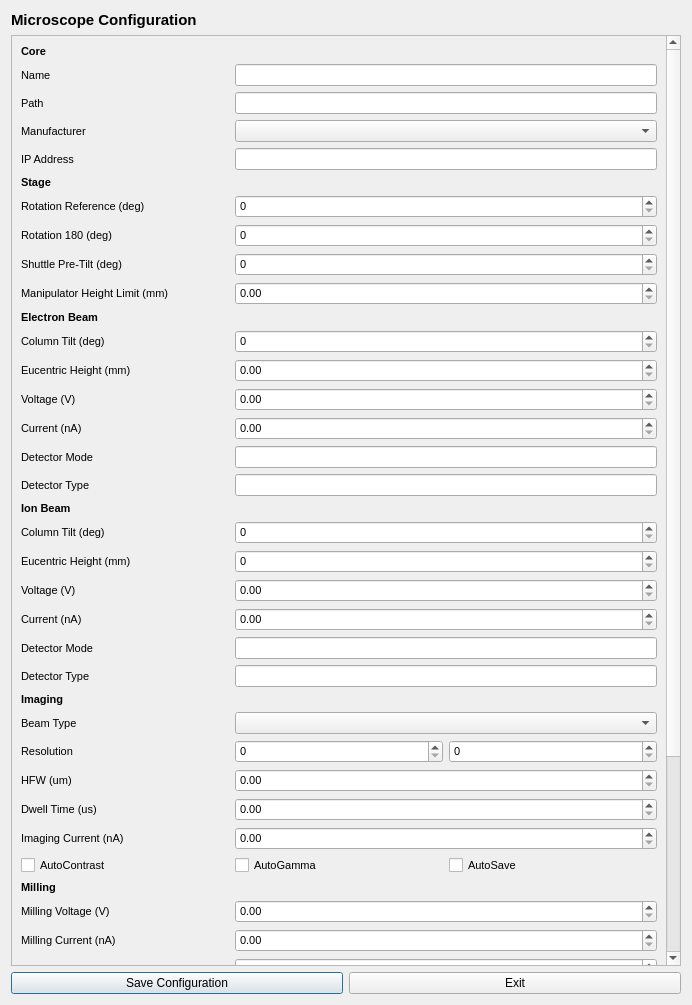
<?xml version="1.0" encoding="UTF-8"?>
<ui version="4.0">
 <class>Dialog</class>
 <widget class="QDialog" name="Dialog">
  <property name="geometry">
   <rect>
    <x>0</x>
    <y>0</y>
    <width>692</width>
    <height>1005</height>
   </rect>
  </property>
  <property name="windowTitle">
   <string>Dialog</string>
  </property>
  <layout class="QGridLayout" name="gridLayout">
   <item row="2" column="0">
    <widget class="QPushButton" name="pushButton_save_configuration">
     <property name="text">
      <string>Save Configuration</string>
     </property>
    </widget>
   </item>
   <item row="2" column="1">
    <widget class="QPushButton" name="pushButton_exit_configuration">
     <property name="text">
      <string>Exit</string>
     </property>
    </widget>
   </item>
   <item row="1" column="0" colspan="2">
    <widget class="QScrollArea" name="scrollArea">
     <property name="font">
      <font>
       <pointsize>8</pointsize>
      </font>
     </property>
     <property name="widgetResizable">
      <bool>true</bool>
     </property>
     <widget class="QWidget" name="scrollAreaWidgetContents">
      <property name="geometry">
       <rect>
        <x>0</x>
        <y>-272</y>
        <width>658</width>
        <height>1203</height>
       </rect>
      </property>
      <layout class="QGridLayout" name="gridLayout_2">
       <item row="20" column="1" colspan="2">
        <widget class="QSpinBox" name="spinBox_ion_eucentric_height">
         <property name="font">
          <font>
           <pointsize>8</pointsize>
          </font>
         </property>
        </widget>
       </item>
       <item row="11" column="0" colspan="3">
        <widget class="QLabel" name="label_electron_header">
         <property name="font">
          <font>
           <pointsize>8</pointsize>
           <weight>75</weight>
           <bold>true</bold>
          </font>
         </property>
         <property name="text">
          <string>Electron Beam</string>
         </property>
        </widget>
       </item>
       <item row="17" column="0">
        <widget class="QLabel" name="label_electron_detector_type">
         <property name="font">
          <font>
           <pointsize>8</pointsize>
          </font>
         </property>
         <property name="text">
          <string>Detector Type</string>
         </property>
        </widget>
       </item>
       <item row="34" column="1" colspan="2">
        <widget class="QDoubleSpinBox" name="doubleSpinBox_milling_current">
         <property name="font">
          <font>
           <pointsize>8</pointsize>
          </font>
         </property>
        </widget>
       </item>
       <item row="31" column="1">
        <widget class="QCheckBox" name="checkBox_imaging_autogamma">
         <property name="font">
          <font>
           <pointsize>8</pointsize>
          </font>
         </property>
         <property name="text">
          <string>AutoGamma</string>
         </property>
        </widget>
       </item>
       <item row="21" column="1" colspan="2">
        <widget class="QDoubleSpinBox" name="doubleSpinBox_ion_voltage">
         <property name="font">
          <font>
           <pointsize>8</pointsize>
          </font>
         </property>
        </widget>
       </item>
       <item row="9" column="0">
        <widget class="QLabel" name="label_stage_shuttle_pre_tilt">
         <property name="font">
          <font>
           <pointsize>8</pointsize>
          </font>
         </property>
         <property name="text">
          <string>Shuttle Pre-Tilt (deg)</string>
         </property>
        </widget>
       </item>
       <item row="7" column="1" colspan="2">
        <widget class="QSpinBox" name="spinBox_stage_rotation_reference">
         <property name="font">
          <font>
           <pointsize>8</pointsize>
          </font>
         </property>
        </widget>
       </item>
       <item row="43" column="2">
        <widget class="QCheckBox" name="checkBox_subsystems_stage_tilt">
         <property name="font">
          <font>
           <pointsize>8</pointsize>
          </font>
         </property>
         <property name="text">
          <string>Stage Tilt</string>
         </property>
        </widget>
       </item>
       <item row="17" column="1" colspan="2">
        <widget class="QLineEdit" name="lineEdit_electron_detector_type">
         <property name="font">
          <font>
           <pointsize>8</pointsize>
          </font>
         </property>
        </widget>
       </item>
       <item row="43" column="0">
        <widget class="QCheckBox" name="checkBox_subsystems_stage_enabled">
         <property name="font">
          <font>
           <pointsize>8</pointsize>
          </font>
         </property>
         <property name="text">
          <string>Stage Enabled</string>
         </property>
        </widget>
       </item>
       <item row="10" column="0">
        <widget class="QLabel" name="label_stage_manipulator_height_limit">
         <property name="font">
          <font>
           <pointsize>8</pointsize>
          </font>
         </property>
         <property name="text">
          <string>Manipulator Height Limit (mm)</string>
         </property>
        </widget>
       </item>
       <item row="22" column="0">
        <widget class="QLabel" name="label_ion_current">
         <property name="font">
          <font>
           <pointsize>8</pointsize>
          </font>
         </property>
         <property name="text">
          <string>Current (nA)</string>
         </property>
        </widget>
       </item>
       <item row="44" column="2">
        <widget class="QCheckBox" name="checkBox_subsystems_manipulator_tilt">
         <property name="font">
          <font>
           <pointsize>8</pointsize>
          </font>
         </property>
         <property name="text">
          <string>Manipulator Tilt</string>
         </property>
        </widget>
       </item>
       <item row="31" column="0">
        <widget class="QCheckBox" name="checkBox_imaging_autocontrast">
         <property name="font">
          <font>
           <pointsize>8</pointsize>
          </font>
         </property>
         <property name="text">
          <string>AutoContrast</string>
         </property>
        </widget>
       </item>
       <item row="20" column="0">
        <widget class="QLabel" name="label_ion_eucentric_height">
         <property name="font">
          <font>
           <pointsize>8</pointsize>
          </font>
         </property>
         <property name="text">
          <string>Eucentric Height (mm)</string>
         </property>
        </widget>
       </item>
       <item row="4" column="0">
        <widget class="QLabel" name="label_configuration_ip_address">
         <property name="font">
          <font>
           <pointsize>8</pointsize>
          </font>
         </property>
         <property name="text">
          <string>IP Address</string>
         </property>
        </widget>
       </item>
       <item row="43" column="1">
        <widget class="QCheckBox" name="checkBox_subsystems_stage_rotation">
         <property name="font">
          <font>
           <pointsize>8</pointsize>
          </font>
         </property>
         <property name="text">
          <string>Stage Rotation</string>
         </property>
        </widget>
       </item>
       <item row="12" column="0">
        <widget class="QLabel" name="label_electron_column_tilt">
         <property name="font">
          <font>
           <pointsize>8</pointsize>
          </font>
         </property>
         <property name="text">
          <string>Column Tilt (deg)</string>
         </property>
        </widget>
       </item>
       <item row="23" column="1" colspan="2">
        <widget class="QLineEdit" name="lineEdit_ion_detector_mode">
         <property name="font">
          <font>
           <pointsize>8</pointsize>
          </font>
         </property>
        </widget>
       </item>
       <item row="37" column="0">
        <widget class="QLabel" name="label_milling_rate">
         <property name="font">
          <font>
           <pointsize>8</pointsize>
          </font>
         </property>
         <property name="text">
          <string>Rate (um3/s)</string>
         </property>
        </widget>
       </item>
       <item row="38" column="0">
        <widget class="QLabel" name="label_milling_spot_size">
         <property name="font">
          <font>
           <pointsize>8</pointsize>
          </font>
         </property>
         <property name="text">
          <string>Spot Size (nm)</string>
         </property>
        </widget>
       </item>
       <item row="23" column="0">
        <widget class="QLabel" name="label_ion_detector_mode">
         <property name="font">
          <font>
           <pointsize>8</pointsize>
          </font>
         </property>
         <property name="text">
          <string>Detector Mode</string>
         </property>
        </widget>
       </item>
       <item row="24" column="0">
        <widget class="QLabel" name="label_ion_detector_type">
         <property name="font">
          <font>
           <pointsize>8</pointsize>
          </font>
         </property>
         <property name="text">
          <string>Detector Type</string>
         </property>
        </widget>
       </item>
       <item row="30" column="0">
        <widget class="QLabel" name="label_imaging_current">
         <property name="font">
          <font>
           <pointsize>8</pointsize>
          </font>
         </property>
         <property name="text">
          <string>Imaging Current (nA)</string>
         </property>
        </widget>
       </item>
       <item row="31" column="2">
        <widget class="QCheckBox" name="checkBox_imaging_auto_save">
         <property name="font">
          <font>
           <pointsize>8</pointsize>
          </font>
         </property>
         <property name="text">
          <string>AutoSave</string>
         </property>
        </widget>
       </item>
       <item row="37" column="1" colspan="2">
        <widget class="QDoubleSpinBox" name="doubleSpinBox_milling_rate">
         <property name="font">
          <font>
           <pointsize>8</pointsize>
          </font>
         </property>
        </widget>
       </item>
       <item row="34" column="0">
        <widget class="QLabel" name="label_milling_current">
         <property name="font">
          <font>
           <pointsize>8</pointsize>
          </font>
         </property>
         <property name="text">
          <string>Milling Current (nA)</string>
         </property>
        </widget>
       </item>
       <item row="3" column="1" colspan="2">
        <widget class="QComboBox" name="comboBox_configuration_manufacturer">
         <property name="font">
          <font>
           <pointsize>8</pointsize>
          </font>
         </property>
        </widget>
       </item>
       <item row="7" column="0">
        <widget class="QLabel" name="label_stage_rotation_reference">
         <property name="font">
          <font>
           <pointsize>8</pointsize>
          </font>
         </property>
         <property name="text">
          <string>Rotation Reference (deg)</string>
         </property>
        </widget>
       </item>
       <item row="14" column="0">
        <widget class="QLabel" name="label_electron_voltage">
         <property name="font">
          <font>
           <pointsize>8</pointsize>
          </font>
         </property>
         <property name="text">
          <string>Voltage (V)</string>
         </property>
        </widget>
       </item>
       <item row="1" column="0">
        <widget class="QLabel" name="label_configuration_name">
         <property name="font">
          <font>
           <pointsize>8</pointsize>
          </font>
         </property>
         <property name="text">
          <string>Name</string>
         </property>
        </widget>
       </item>
       <item row="39" column="0">
        <widget class="QLabel" name="label_milling_preset">
         <property name="font">
          <font>
           <pointsize>8</pointsize>
          </font>
         </property>
         <property name="text">
          <string>Preset </string>
         </property>
        </widget>
       </item>
       <item row="33" column="0">
        <widget class="QLabel" name="label_milling_voltage">
         <property name="font">
          <font>
           <pointsize>8</pointsize>
          </font>
         </property>
         <property name="text">
          <string>Milling Voltage (V)</string>
         </property>
        </widget>
       </item>
       <item row="8" column="1" colspan="2">
        <widget class="QSpinBox" name="spinBox_stage_rotation_180">
         <property name="font">
          <font>
           <pointsize>8</pointsize>
          </font>
         </property>
        </widget>
       </item>
       <item row="42" column="0">
        <widget class="QCheckBox" name="checkBox_subsystems_ion_enabled">
         <property name="font">
          <font>
           <pointsize>8</pointsize>
          </font>
         </property>
         <property name="text">
          <string>Ion Beam Enabled</string>
         </property>
        </widget>
       </item>
       <item row="12" column="1" colspan="2">
        <widget class="QSpinBox" name="spinBox_electron_column_tilt">
         <property name="font">
          <font>
           <pointsize>8</pointsize>
          </font>
         </property>
        </widget>
       </item>
       <item row="19" column="0">
        <widget class="QLabel" name="label_ion_column_tilt">
         <property name="font">
          <font>
           <pointsize>8</pointsize>
          </font>
         </property>
         <property name="text">
          <string>Column Tilt (deg)</string>
         </property>
        </widget>
       </item>
       <item row="14" column="1" colspan="2">
        <widget class="QDoubleSpinBox" name="doubleSpinBox_electron_voltage">
         <property name="font">
          <font>
           <pointsize>8</pointsize>
          </font>
         </property>
        </widget>
       </item>
       <item row="28" column="1" colspan="2">
        <widget class="QDoubleSpinBox" name="doubleSpinBox_imaging_hfw">
         <property name="font">
          <font>
           <pointsize>8</pointsize>
          </font>
         </property>
        </widget>
       </item>
       <item row="27" column="1">
        <widget class="QSpinBox" name="spinBox_imaging_resolution_x">
         <property name="font">
          <font>
           <pointsize>8</pointsize>
          </font>
         </property>
        </widget>
       </item>
       <item row="40" column="0" colspan="3">
        <widget class="QLabel" name="label_subsystems_header">
         <property name="font">
          <font>
           <pointsize>8</pointsize>
           <weight>75</weight>
           <bold>true</bold>
          </font>
         </property>
         <property name="text">
          <string>Subsystems</string>
         </property>
        </widget>
       </item>
       <item row="3" column="0">
        <widget class="QLabel" name="label_configuration_manufacturer">
         <property name="font">
          <font>
           <pointsize>8</pointsize>
          </font>
         </property>
         <property name="text">
          <string>Manufacturer</string>
         </property>
        </widget>
       </item>
       <item row="44" column="0">
        <widget class="QCheckBox" name="checkBox_subsystems_manipulator_enabled">
         <property name="font">
          <font>
           <pointsize>8</pointsize>
          </font>
         </property>
         <property name="text">
          <string>Manipulator Enabled</string>
         </property>
        </widget>
       </item>
       <item row="13" column="1" colspan="2">
        <widget class="QDoubleSpinBox" name="doubleSpinBox_electron_eucentric_height">
         <property name="font">
          <font>
           <pointsize>8</pointsize>
          </font>
         </property>
        </widget>
       </item>
       <item row="30" column="1" colspan="2">
        <widget class="QDoubleSpinBox" name="doubleSpinBox_imaging_current">
         <property name="font">
          <font>
           <pointsize>8</pointsize>
          </font>
         </property>
        </widget>
       </item>
       <item row="24" column="1" colspan="2">
        <widget class="QLineEdit" name="lineEdit_ion_detector_type">
         <property name="font">
          <font>
           <pointsize>8</pointsize>
          </font>
         </property>
        </widget>
       </item>
       <item row="41" column="0">
        <widget class="QCheckBox" name="checkBox_subsystems_electron_enabled">
         <property name="font">
          <font>
           <pointsize>8</pointsize>
          </font>
         </property>
         <property name="text">
          <string>Electron Beam Enabled</string>
         </property>
        </widget>
       </item>
       <item row="42" column="1">
        <widget class="QCheckBox" name="checkBox_subsystems_ion_plasma">
         <property name="font">
          <font>
           <pointsize>8</pointsize>
          </font>
         </property>
         <property name="text">
          <string>Ion Beam Plasma</string>
         </property>
        </widget>
       </item>
       <item row="16" column="1" colspan="2">
        <widget class="QLineEdit" name="lineEdit_electron_detector_mode">
         <property name="font">
          <font>
           <pointsize>8</pointsize>
          </font>
         </property>
        </widget>
       </item>
       <item row="15" column="1" colspan="2">
        <widget class="QDoubleSpinBox" name="doubleSpinBox_electron_current">
         <property name="font">
          <font>
           <pointsize>8</pointsize>
          </font>
         </property>
        </widget>
       </item>
       <item row="36" column="1" colspan="2">
        <widget class="QDoubleSpinBox" name="doubleSpinBox_milling_dwell_time">
         <property name="font">
          <font>
           <pointsize>8</pointsize>
          </font>
         </property>
        </widget>
       </item>
       <item row="22" column="1" colspan="2">
        <widget class="QDoubleSpinBox" name="doubleSpinBox_ion_current">
         <property name="font">
          <font>
           <pointsize>8</pointsize>
          </font>
         </property>
        </widget>
       </item>
       <item row="29" column="0">
        <widget class="QLabel" name="label_imaging_dwell_time">
         <property name="font">
          <font>
           <pointsize>8</pointsize>
          </font>
         </property>
         <property name="text">
          <string>Dwell Time (us)</string>
         </property>
        </widget>
       </item>
       <item row="25" column="0" colspan="3">
        <widget class="QLabel" name="label_imaging_header">
         <property name="font">
          <font>
           <pointsize>8</pointsize>
           <weight>75</weight>
           <bold>true</bold>
          </font>
         </property>
         <property name="text">
          <string>Imaging</string>
         </property>
        </widget>
       </item>
       <item row="1" column="1" colspan="2">
        <widget class="QLineEdit" name="lineEdit_configuration_name">
         <property name="font">
          <font>
           <pointsize>8</pointsize>
          </font>
         </property>
        </widget>
       </item>
       <item row="27" column="0">
        <widget class="QLabel" name="label_imaging_resolution">
         <property name="font">
          <font>
           <pointsize>8</pointsize>
          </font>
         </property>
         <property name="text">
          <string>Resolution</string>
         </property>
        </widget>
       </item>
       <item row="26" column="0">
        <widget class="QLabel" name="label_imaging_beam_type">
         <property name="font">
          <font>
           <pointsize>8</pointsize>
          </font>
         </property>
         <property name="text">
          <string>Beam Type</string>
         </property>
        </widget>
       </item>
       <item row="27" column="2">
        <widget class="QSpinBox" name="spinBox_imaging_resolution_y">
         <property name="font">
          <font>
           <pointsize>8</pointsize>
          </font>
         </property>
        </widget>
       </item>
       <item row="13" column="0">
        <widget class="QLabel" name="label_electron_eucentric_height">
         <property name="font">
          <font>
           <pointsize>8</pointsize>
          </font>
         </property>
         <property name="text">
          <string>Eucentric Height (mm)</string>
         </property>
        </widget>
       </item>
       <item row="0" column="0" colspan="3">
        <widget class="QLabel" name="label_configuration_header">
         <property name="font">
          <font>
           <pointsize>8</pointsize>
           <weight>75</weight>
           <bold>true</bold>
          </font>
         </property>
         <property name="text">
          <string>Core</string>
         </property>
        </widget>
       </item>
       <item row="36" column="0">
        <widget class="QLabel" name="label_milling_dwell_time">
         <property name="font">
          <font>
           <pointsize>8</pointsize>
          </font>
         </property>
         <property name="text">
          <string>Dwell Time (us)</string>
         </property>
        </widget>
       </item>
       <item row="39" column="1" colspan="2">
        <widget class="QLineEdit" name="lineEdit_milling_preset">
         <property name="font">
          <font>
           <pointsize>8</pointsize>
          </font>
         </property>
        </widget>
       </item>
       <item row="26" column="1" colspan="2">
        <widget class="QComboBox" name="comboBox_imaging_beam_type">
         <property name="font">
          <font>
           <pointsize>8</pointsize>
          </font>
         </property>
        </widget>
       </item>
       <item row="8" column="0">
        <widget class="QLabel" name="label_stage_rotation_180">
         <property name="font">
          <font>
           <pointsize>8</pointsize>
          </font>
         </property>
         <property name="text">
          <string>Rotation 180 (deg)</string>
         </property>
        </widget>
       </item>
       <item row="44" column="1">
        <widget class="QCheckBox" name="checkBox_subsystems_manipulator_rotation">
         <property name="font">
          <font>
           <pointsize>8</pointsize>
          </font>
         </property>
         <property name="text">
          <string>Manipulator Rotation</string>
         </property>
        </widget>
       </item>
       <item row="21" column="0">
        <widget class="QLabel" name="label_ion_voltage">
         <property name="font">
          <font>
           <pointsize>8</pointsize>
          </font>
         </property>
         <property name="text">
          <string>Voltage (V)</string>
         </property>
        </widget>
       </item>
       <item row="28" column="0">
        <widget class="QLabel" name="label_imaging_hfw">
         <property name="font">
          <font>
           <pointsize>8</pointsize>
          </font>
         </property>
         <property name="text">
          <string>HFW (um)</string>
         </property>
        </widget>
       </item>
       <item row="10" column="1" colspan="2">
        <widget class="QDoubleSpinBox" name="doubleSpinBox_stage_manipulator_height_limit">
         <property name="font">
          <font>
           <pointsize>8</pointsize>
          </font>
         </property>
        </widget>
       </item>
       <item row="45" column="2">
        <widget class="QCheckBox" name="checkBox_subsystems_gis_sputter_coater_enabled">
         <property name="font">
          <font>
           <pointsize>8</pointsize>
          </font>
         </property>
         <property name="text">
          <string>Sputter Coat Enabled</string>
         </property>
        </widget>
       </item>
       <item row="18" column="0" colspan="3">
        <widget class="QLabel" name="label_ion_header">
         <property name="font">
          <font>
           <pointsize>8</pointsize>
           <weight>75</weight>
           <bold>true</bold>
          </font>
         </property>
         <property name="text">
          <string>Ion Beam</string>
         </property>
        </widget>
       </item>
       <item row="16" column="0">
        <widget class="QLabel" name="label_electron_detector_mode">
         <property name="font">
          <font>
           <pointsize>8</pointsize>
          </font>
         </property>
         <property name="text">
          <string>Detector Mode</string>
         </property>
        </widget>
       </item>
       <item row="33" column="1" colspan="2">
        <widget class="QDoubleSpinBox" name="doubleSpinBox_milling_voltage">
         <property name="font">
          <font>
           <pointsize>8</pointsize>
          </font>
         </property>
        </widget>
       </item>
       <item row="45" column="0">
        <widget class="QCheckBox" name="checkBox_subsystems_gis_enabled">
         <property name="font">
          <font>
           <pointsize>8</pointsize>
          </font>
         </property>
         <property name="text">
          <string>GIS Enabled</string>
         </property>
        </widget>
       </item>
       <item row="38" column="1" colspan="2">
        <widget class="QDoubleSpinBox" name="doubleSpinBox_milling_spot_size">
         <property name="font">
          <font>
           <pointsize>8</pointsize>
          </font>
         </property>
        </widget>
       </item>
       <item row="6" column="0" colspan="3">
        <widget class="QLabel" name="label_stage_header">
         <property name="font">
          <font>
           <pointsize>8</pointsize>
           <weight>75</weight>
           <bold>true</bold>
          </font>
         </property>
         <property name="text">
          <string>Stage</string>
         </property>
        </widget>
       </item>
       <item row="4" column="1" colspan="2">
        <widget class="QLineEdit" name="lineEdit_configuration_ip_address">
         <property name="font">
          <font>
           <pointsize>8</pointsize>
          </font>
         </property>
        </widget>
       </item>
       <item row="19" column="1" colspan="2">
        <widget class="QSpinBox" name="spinBox_ion_column_tilt">
         <property name="font">
          <font>
           <pointsize>8</pointsize>
          </font>
         </property>
        </widget>
       </item>
       <item row="32" column="0" colspan="3">
        <widget class="QLabel" name="label_milling_header">
         <property name="font">
          <font>
           <pointsize>8</pointsize>
           <weight>75</weight>
           <bold>true</bold>
          </font>
         </property>
         <property name="text">
          <string>Milling</string>
         </property>
        </widget>
       </item>
       <item row="15" column="0">
        <widget class="QLabel" name="label_electron_current">
         <property name="font">
          <font>
           <pointsize>8</pointsize>
          </font>
         </property>
         <property name="text">
          <string>Current (nA)</string>
         </property>
        </widget>
       </item>
       <item row="45" column="1">
        <widget class="QCheckBox" name="checkBox_subsystems_gis_multichem_enabled">
         <property name="font">
          <font>
           <pointsize>8</pointsize>
          </font>
         </property>
         <property name="text">
          <string>MultiChem Enabled</string>
         </property>
        </widget>
       </item>
       <item row="29" column="1" colspan="2">
        <widget class="QDoubleSpinBox" name="doubleSpinBox_imaging_dwell_time">
         <property name="font">
          <font>
           <pointsize>8</pointsize>
          </font>
         </property>
        </widget>
       </item>
       <item row="9" column="1" colspan="2">
        <widget class="QSpinBox" name="spinBox_stage_shuttle_pre_tilt">
         <property name="font">
          <font>
           <pointsize>8</pointsize>
          </font>
         </property>
        </widget>
       </item>
       <item row="2" column="0">
        <widget class="QLabel" name="label_configuration_path">
         <property name="text">
          <string>Path</string>
         </property>
        </widget>
       </item>
       <item row="2" column="1" colspan="2">
        <widget class="QLineEdit" name="lineEdit_configuration_path"/>
       </item>
      </layout>
     </widget>
    </widget>
   </item>
   <item row="0" column="0" colspan="2">
    <widget class="QLabel" name="label_configuration_title">
     <property name="font">
      <font>
       <pointsize>11</pointsize>
       <weight>75</weight>
       <bold>true</bold>
      </font>
     </property>
     <property name="text">
      <string>Microscope Configuration</string>
     </property>
    </widget>
   </item>
  </layout>
 </widget>
 <resources/>
 <connections/>
</ui>
